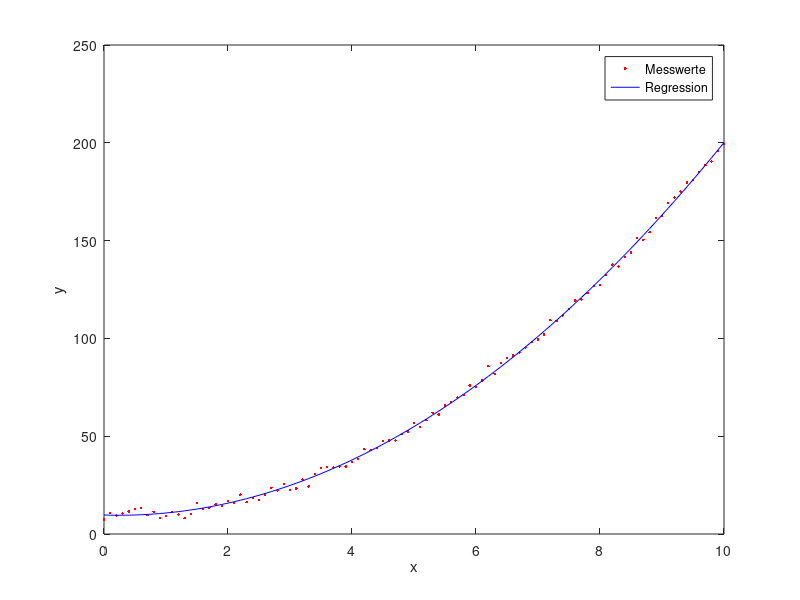

Source code (MATLAB):
close all; clear all; clc;

%% Simulation der Messwerte
x = [0:0.1:10];
y = 2*x.^2-x+10;             % Messwert
y = y'+2*randn(length(x),1); % Messwert + Rauschen 

%% Polynomregression 2. Ordnung
% Designmatrix A für das überbestimmte Gleichungssystem aufstellen
% Spalten entsprechen den Termen x^2, x und 1. x wird transponiert (Spaltenvektor).
A = [(x').^2, x', ones(length(x), 1)];

% Methode der kleinsten Quadrate zur Bestimmung der Polynomkoeffizienten
% Formel: p = (A'*A)\(A'*y) bzw. in MATLAB effizient direkt über den Backslash-Operator
p = (A \ y)'  % kleinste Quadrate Lösung

Y = p(1)*x.^2+p(2)*x+p(3); % entspricht polyval

%% Ergebnisdarstellung
h = figure; % Handle für die Abbildung
h1 = plot(x,y,'r.'); % Handle für den Scatterplot der Messwerte
hold on
h2 = plot(x,Y,'b-'); % Handle für den Linienplot der Regression
xlabel('x'); % Achsenbeschriftung x-Achse gemäß Referenzbild
ylabel('y'); % Achsenbeschriftung y-Achse gemäß Referenzbild
legend([h1, h2], 'Messwerte','Regression');
